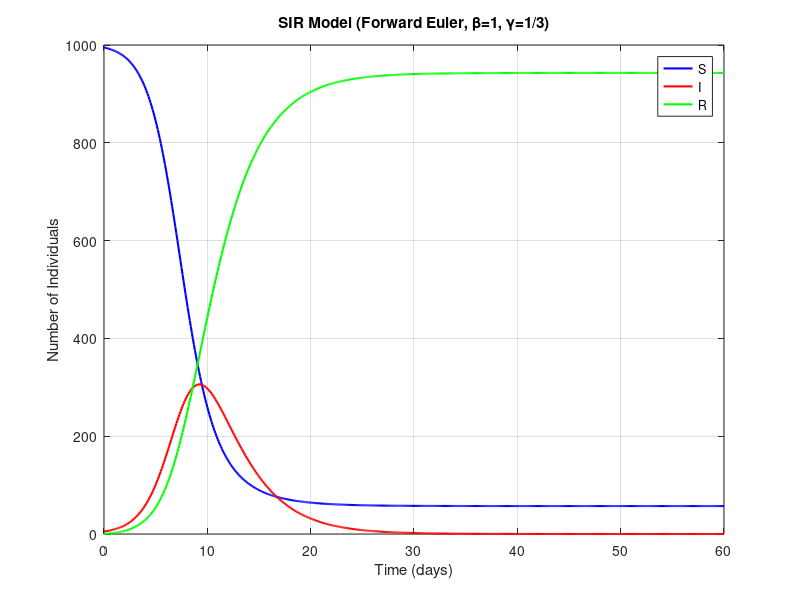

Source code (MATLAB): (Note: this script raises an error after producing the figure.)
N = 1000;
beta = 1.0;
gamma = 1/3;
dt = 0.1;
T_max = 60;
nSteps = round(T_max / dt);
t_Euler = linspace(0, T_max, nSteps+1);
S = zeros(1, nSteps+1);
I = zeros(1, nSteps+1);
R = zeros(1, nSteps+1);
S(1) = 995; I(1) = 5; R(1) = 0;

for k = 1:nSteps
    S_k = S(k); I_k = I(k); R_k = R(k);
    dS = -beta * S_k * I_k / N;
    dI = beta * S_k * I_k / N - gamma * I_k;
    dR = gamma * I_k;
    S(k+1) = S_k + dt * dS;
    I(k+1) = I_k + dt * dI;
    R(k+1) = R_k + dt * dR;
end

figure;
plot(t_Euler, S, 'b-', 'LineWidth', 1.5); hold on;
plot(t_Euler, I, 'r-', 'LineWidth', 1.5);
plot(t_Euler, R, 'g-', 'LineWidth', 1.5);
xlabel('Time (days)');
ylabel('Number of Individuals');
title('SIR Model (Forward Euler, \beta=1, \gamma=1/3)');
legend('S', 'I', 'R', 'Location', 'Best');
grid on;

U0 = [995; 5; 0];
tspan = [0, 60];
opts = odeset('RelTol', 1e-6, 'AbsTol', 1e-8);
[t_ode, U_ode] = ode23(@sir_rhs, tspan, U0, opts);
S_ode = U_ode(:,1);
I_ode = U_ode(:,2);
R_ode = U_ode(:,3);

figure;
plot(t_ode, S_ode, 'b-', 'LineWidth', 1.5); hold on;
plot(t_ode, I_ode, 'r-', 'LineWidth', 1.5);
plot(t_ode, R_ode, 'g-', 'LineWidth', 1.5);
xlabel('Time (days)');
ylabel('Number of Individuals');
title('SIR Model (ode23 Solver, \beta=1, \gamma=1/3)');
legend('Susceptible', 'Infected', 'Recovered', 'Location', 'Best');
grid on;

function dUdt = sir_rhs(~, U)
    S_val = U(1);
    I_val = U(2);
    R_val = U(3);
    N_loc = 1000;
    beta_loc = 1.0;
    gamma_loc = 1/3;
    dS = -beta_loc * S_val * I_val / N_loc;
    dI = beta_loc * S_val * I_val / N_loc - gamma_loc * I_val;
    dR = gamma_loc * I_val;
    dUdt = [dS; dI; dR];
end